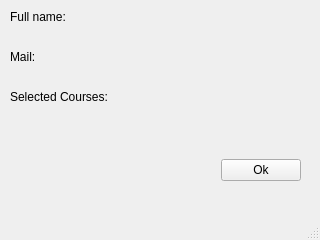
<?xml version="1.0" encoding="UTF-8"?>
<ui version="4.0">
 <class>MainWindow</class>
 <widget class="QMainWindow" name="MainWindow">
  <property name="geometry">
   <rect>
    <x>0</x>
    <y>0</y>
    <width>320</width>
    <height>240</height>
   </rect>
  </property>
  <property name="windowTitle">
   <string>Selected Courses</string>
  </property>
  <widget class="QWidget" name="centralwidget">
   <widget class="QWidget" name="gridLayoutWidget">
    <property name="geometry">
     <rect>
      <x>10</x>
      <y>0</y>
      <width>291</width>
      <height>181</height>
     </rect>
    </property>
    <layout class="QGridLayout" name="gridLayout">
     <item row="4" column="0">
      <spacer name="horizontalSpacer">
       <property name="orientation">
        <enum>Qt::Horizontal</enum>
       </property>
       <property name="sizeHint" stdset="0">
        <size>
         <width>40</width>
         <height>20</height>
        </size>
       </property>
      </spacer>
     </item>
     <item row="2" column="0">
      <widget class="QLabel" name="label_5">
       <property name="text">
        <string>Selected Courses:</string>
       </property>
      </widget>
     </item>
     <item row="4" column="2">
      <widget class="QPushButton" name="pushButton">
       <property name="text">
        <string>Ok</string>
       </property>
      </widget>
     </item>
     <item row="3" column="0" colspan="3">
      <widget class="QLabel" name="courses">
       <property name="text">
        <string/>
       </property>
      </widget>
     </item>
     <item row="1" column="1" colspan="2">
      <widget class="QLabel" name="mail_label">
       <property name="text">
        <string></string>
       </property>
      </widget>
     </item>
     <item row="1" column="0">
      <widget class="QLabel" name="label_4">
       <property name="text">
        <string>Mail:</string>
       </property>
      </widget>
     </item>
     <item row="4" column="1">
      <spacer name="horizontalSpacer_2">
       <property name="orientation">
        <enum>Qt::Horizontal</enum>
       </property>
       <property name="sizeHint" stdset="0">
        <size>
         <width>40</width>
         <height>20</height>
        </size>
       </property>
      </spacer>
     </item>
     <item row="0" column="0">
      <widget class="QLabel" name="label_2">
       <property name="text">
        <string>Full name:</string>
       </property>
      </widget>
     </item>
     <item row="0" column="1" colspan="2">
      <widget class="QLabel" name="name_label">
       <property name="text">
        <string/>
       </property>
      </widget>
     </item>
    </layout>
   </widget>
  </widget>
  <widget class="QMenuBar" name="menubar">
   <property name="geometry">
    <rect>
     <x>0</x>
     <y>0</y>
     <width>320</width>
     <height>26</height>
    </rect>
   </property>
  </widget>
  <widget class="QStatusBar" name="statusbar"/>
 </widget>
 <resources/>
 <connections>
  <connection>
   <sender>pushButton</sender>
   <signal>clicked()</signal>
   <receiver>MainWindow</receiver>
   <slot>close()</slot>
   <hints>
    <hint type="sourcelabel">
     <x>225</x>
     <y>192</y>
    </hint>
    <hint type="destinationlabel">
     <x>164</x>
     <y>198</y>
    </hint>
   </hints>
  </connection>
 </connections>
</ui>
